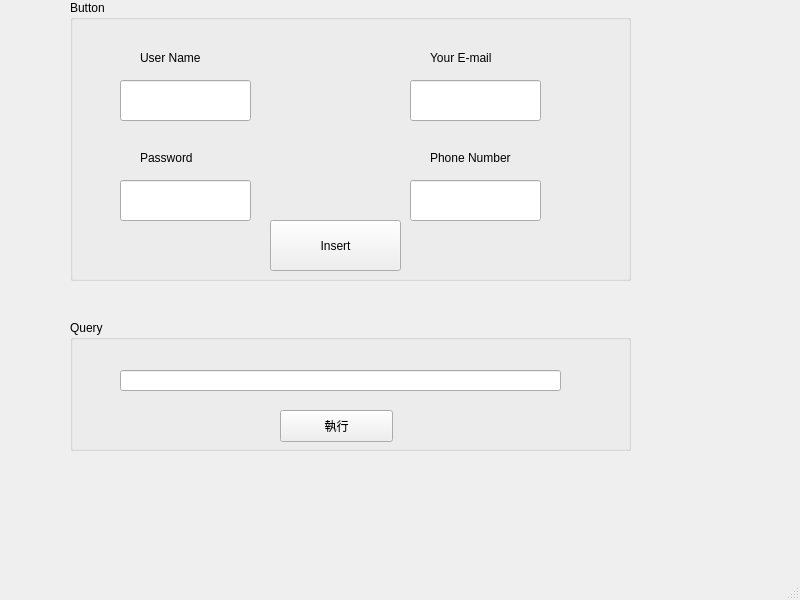
<?xml version="1.0" encoding="UTF-8"?>
<ui version="4.0">
 <class>MainWindow</class>
 <widget class="QMainWindow" name="MainWindow">
  <property name="geometry">
   <rect>
    <x>0</x>
    <y>0</y>
    <width>800</width>
    <height>600</height>
   </rect>
  </property>
  <property name="windowTitle">
   <string>MainWindow</string>
  </property>
  <widget class="QWidget" name="centralwidget">
   <widget class="QGroupBox" name="groupBox">
    <property name="geometry">
     <rect>
      <x>70</x>
      <y>0</y>
      <width>561</width>
      <height>281</height>
     </rect>
    </property>
    <property name="title">
     <string>Button</string>
    </property>
    <widget class="QLabel" name="label">
     <property name="geometry">
      <rect>
       <x>70</x>
       <y>50</y>
       <width>111</width>
       <height>16</height>
      </rect>
     </property>
     <property name="text">
      <string>User Name</string>
     </property>
    </widget>
    <widget class="QLabel" name="label_2">
     <property name="geometry">
      <rect>
       <x>360</x>
       <y>50</y>
       <width>111</width>
       <height>16</height>
      </rect>
     </property>
     <property name="text">
      <string>Your E-mail</string>
     </property>
    </widget>
    <widget class="QLabel" name="label_3">
     <property name="geometry">
      <rect>
       <x>70</x>
       <y>150</y>
       <width>111</width>
       <height>16</height>
      </rect>
     </property>
     <property name="text">
      <string>Password</string>
     </property>
    </widget>
    <widget class="QLabel" name="label_4">
     <property name="geometry">
      <rect>
       <x>360</x>
       <y>150</y>
       <width>111</width>
       <height>16</height>
      </rect>
     </property>
     <property name="text">
      <string>Phone Number</string>
     </property>
    </widget>
    <widget class="QPushButton" name="pushButton">
     <property name="geometry">
      <rect>
       <x>200</x>
       <y>220</y>
       <width>131</width>
       <height>51</height>
      </rect>
     </property>
     <property name="text">
      <string>Insert</string>
     </property>
    </widget>
    <widget class="QLineEdit" name="lineEdit">
     <property name="geometry">
      <rect>
       <x>50</x>
       <y>80</y>
       <width>131</width>
       <height>41</height>
      </rect>
     </property>
    </widget>
    <widget class="QLineEdit" name="lineEdit_2">
     <property name="geometry">
      <rect>
       <x>340</x>
       <y>80</y>
       <width>131</width>
       <height>41</height>
      </rect>
     </property>
    </widget>
    <widget class="QLineEdit" name="lineEdit_3">
     <property name="geometry">
      <rect>
       <x>50</x>
       <y>180</y>
       <width>131</width>
       <height>41</height>
      </rect>
     </property>
    </widget>
    <widget class="QLineEdit" name="lineEdit_4">
     <property name="geometry">
      <rect>
       <x>340</x>
       <y>180</y>
       <width>131</width>
       <height>41</height>
      </rect>
     </property>
    </widget>
   </widget>
   <widget class="QGroupBox" name="groupBox_2">
    <property name="geometry">
     <rect>
      <x>70</x>
      <y>320</y>
      <width>561</width>
      <height>131</height>
     </rect>
    </property>
    <property name="title">
     <string>Query</string>
    </property>
    <widget class="QLineEdit" name="input_query_1">
     <property name="geometry">
      <rect>
       <x>50</x>
       <y>50</y>
       <width>441</width>
       <height>21</height>
      </rect>
     </property>
    </widget>
    <widget class="QPushButton" name="pushButton_run">
     <property name="geometry">
      <rect>
       <x>210</x>
       <y>90</y>
       <width>113</width>
       <height>32</height>
      </rect>
     </property>
     <property name="text">
      <string>執行</string>
     </property>
    </widget>
   </widget>
  </widget>
  <widget class="QMenuBar" name="menubar">
   <property name="geometry">
    <rect>
     <x>0</x>
     <y>0</y>
     <width>800</width>
     <height>24</height>
    </rect>
   </property>
  </widget>
  <widget class="QStatusBar" name="statusbar"/>
 </widget>
 <resources/>
 <connections/>
</ui>
